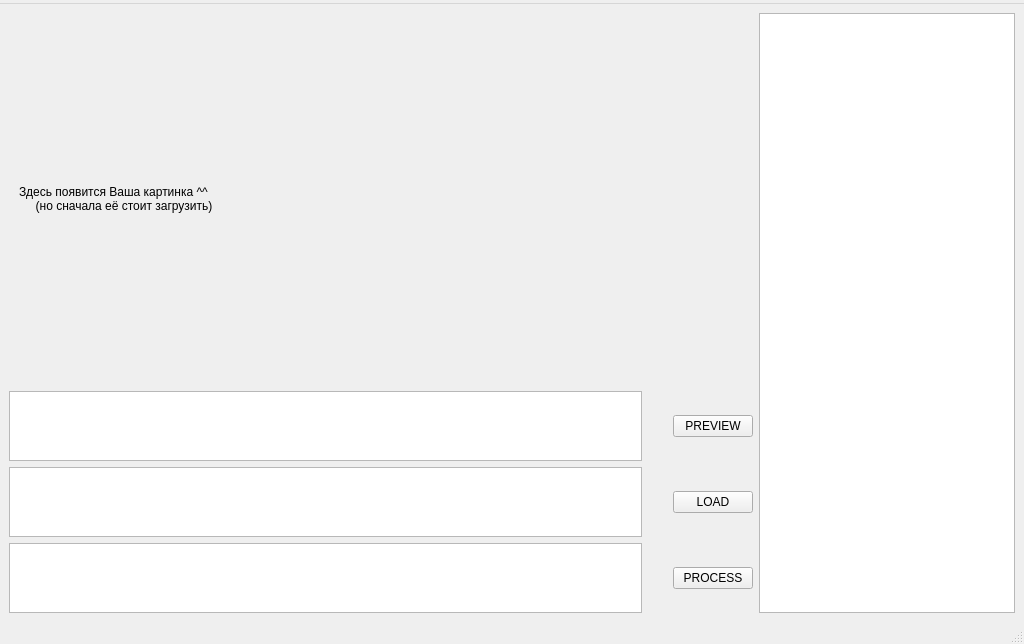
<?xml version="1.0" encoding="UTF-8"?>
<ui version="4.0">
 <class>MainWindow</class>
 <widget class="QMainWindow" name="MainWindow">
  <property name="geometry">
   <rect>
    <x>0</x>
    <y>0</y>
    <width>1024</width>
    <height>644</height>
   </rect>
  </property>
  <property name="windowTitle">
   <string>Image Augmentation</string>
  </property>
  <widget class="QWidget" name="centralwidget">
   <property name="sizePolicy">
    <sizepolicy hsizetype="Preferred" vsizetype="Preferred">
     <horstretch>0</horstretch>
     <verstretch>0</verstretch>
    </sizepolicy>
   </property>
   <layout class="QHBoxLayout" name="horizontalLayout_2">
    <item>
     <layout class="QHBoxLayout" name="horizontalLayout">
      <item>
       <layout class="QVBoxLayout" name="verticalLayout_2" stretch="1,1000000000,1,1,1,1,1">
        <property name="sizeConstraint">
         <enum>QLayout::SetMinAndMaxSize</enum>
        </property>
        <item>
         <spacer name="verticalSpacer_6">
          <property name="orientation">
           <enum>Qt::Vertical</enum>
          </property>
          <property name="sizeHint" stdset="0">
           <size>
            <width>20</width>
            <height>40</height>
           </size>
          </property>
         </spacer>
        </item>
        <item>
         <layout class="QHBoxLayout" name="horizontalLayout_4">
          <item>
           <spacer name="horizontalSpacer_5">
            <property name="orientation">
             <enum>Qt::Horizontal</enum>
            </property>
            <property name="sizeType">
             <enum>QSizePolicy::Minimum</enum>
            </property>
            <property name="sizeHint" stdset="0">
             <size>
              <width>10</width>
              <height>20</height>
             </size>
            </property>
           </spacer>
          </item>
          <item>
           <widget class="QLabel" name="label_image">
            <property name="text">
             <string>Здесь появится Ваша картинка ^^ 
     (но сначала её стоит загрузить)</string>
            </property>
           </widget>
          </item>
          <item>
           <spacer name="horizontalSpacer_6">
            <property name="orientation">
             <enum>Qt::Horizontal</enum>
            </property>
            <property name="sizeType">
             <enum>QSizePolicy::MinimumExpanding</enum>
            </property>
            <property name="sizeHint" stdset="0">
             <size>
              <width>40</width>
              <height>20</height>
             </size>
            </property>
           </spacer>
          </item>
         </layout>
        </item>
        <item>
         <spacer name="verticalSpacer_5">
          <property name="orientation">
           <enum>Qt::Vertical</enum>
          </property>
          <property name="sizeHint" stdset="0">
           <size>
            <width>20</width>
            <height>40</height>
           </size>
          </property>
         </spacer>
        </item>
        <item>
         <layout class="QHBoxLayout" name="horizontalLayout_6" stretch="100,4,10">
          <property name="sizeConstraint">
           <enum>QLayout::SetDefaultConstraint</enum>
          </property>
          <item>
           <widget class="QTextBrowser" name="textBrowser_info"/>
          </item>
          <item>
           <spacer name="horizontalSpacer">
            <property name="orientation">
             <enum>Qt::Horizontal</enum>
            </property>
            <property name="sizeHint" stdset="0">
             <size>
              <width>40</width>
              <height>20</height>
             </size>
            </property>
           </spacer>
          </item>
          <item>
           <widget class="QPushButton" name="pushButton_preview">
            <property name="text">
             <string>PREVIEW</string>
            </property>
           </widget>
          </item>
         </layout>
        </item>
        <item>
         <spacer name="verticalSpacer_4">
          <property name="orientation">
           <enum>Qt::Vertical</enum>
          </property>
          <property name="sizeHint" stdset="0">
           <size>
            <width>20</width>
            <height>40</height>
           </size>
          </property>
         </spacer>
        </item>
        <item>
         <layout class="QHBoxLayout" name="horizontalLayout_3" stretch="100,4,10">
          <property name="sizeConstraint">
           <enum>QLayout::SetMinAndMaxSize</enum>
          </property>
          <item>
           <widget class="QTextEdit" name="textEdit_path"/>
          </item>
          <item>
           <spacer name="horizontalSpacer_4">
            <property name="orientation">
             <enum>Qt::Horizontal</enum>
            </property>
            <property name="sizeHint" stdset="0">
             <size>
              <width>40</width>
              <height>20</height>
             </size>
            </property>
           </spacer>
          </item>
          <item>
           <widget class="QPushButton" name="pushButton_load">
            <property name="text">
             <string>LOAD</string>
            </property>
           </widget>
          </item>
         </layout>
        </item>
        <item>
         <layout class="QHBoxLayout" name="horizontalLayout_5" stretch="100,4,10">
          <item>
           <widget class="QTextBrowser" name="textBrowser_message"/>
          </item>
          <item>
           <spacer name="horizontalSpacer_7">
            <property name="orientation">
             <enum>Qt::Horizontal</enum>
            </property>
            <property name="sizeHint" stdset="0">
             <size>
              <width>40</width>
              <height>20</height>
             </size>
            </property>
           </spacer>
          </item>
          <item>
           <widget class="QPushButton" name="pushButton_process">
            <property name="text">
             <string>PROCESS</string>
            </property>
           </widget>
          </item>
         </layout>
        </item>
       </layout>
      </item>
      <item>
       <widget class="QListWidget" name="listWidget_algo">
        <property name="sizePolicy">
         <sizepolicy hsizetype="Fixed" vsizetype="Expanding">
          <horstretch>0</horstretch>
          <verstretch>0</verstretch>
         </sizepolicy>
        </property>
        <property name="cursor" stdset="0">
         <cursorShape>PointingHandCursor</cursorShape>
        </property>
       </widget>
      </item>
     </layout>
    </item>
   </layout>
  </widget>
  <widget class="QMenuBar" name="menubar">
   <property name="geometry">
    <rect>
     <x>0</x>
     <y>0</y>
     <width>1024</width>
     <height>28</height>
    </rect>
   </property>
   <widget class="QMenu" name="menu">
    <property name="title">
     <string/>
    </property>
   </widget>
   <addaction name="menu"/>
  </widget>
  <widget class="QStatusBar" name="statusbar"/>
  <action name="action">
   <property name="text">
    <string/>
   </property>
  </action>
 </widget>
 <resources/>
 <connections/>
</ui>
